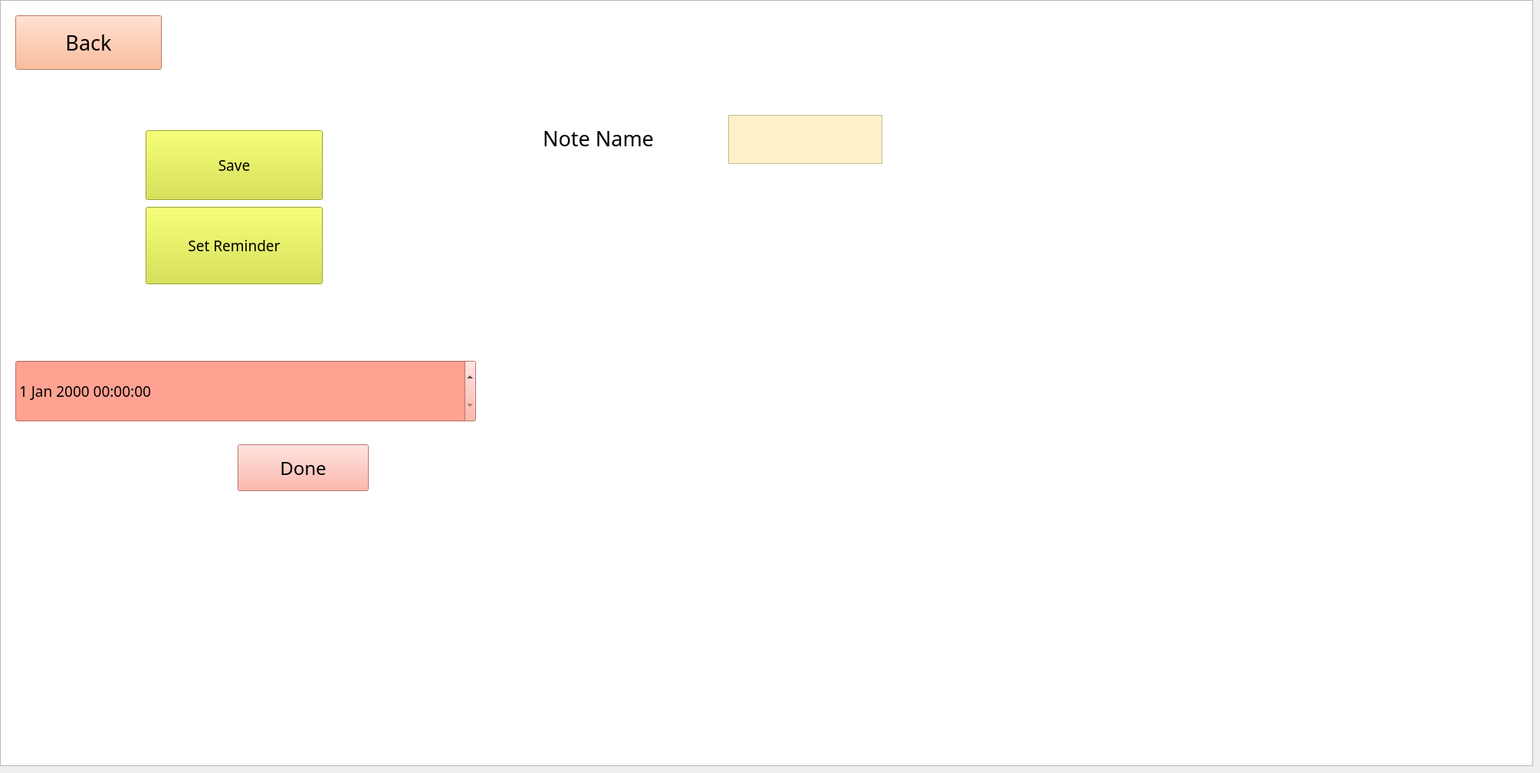
    <widget class="QWidget" name="page_5">
     <widget class="QLabel" name="label_3">
      <property name="geometry">
       <rect>
        <x>630</x>
        <y>150</y>
        <width>301</width>
        <height>61</height>
       </rect>
      </property>
      <property name="font">
       <font>
        <family>Edwardian Script ITC</family>
        <pointsize>20</pointsize>
       </font>
      </property>
      <property name="styleSheet">
       <string notr="true">background-color: rgb(0, 0, 0,0);</string>
      </property>
      <property name="text">
       <string>Note Name</string>
      </property>
      <property name="alignment">
       <set>Qt::AlignCenter</set>
      </property>
     </widget>
     <widget class="QTextEdit" name="note_name_text_edit">
      <property name="geometry">
       <rect>
        <x>950</x>
        <y>150</y>
        <width>201</width>
        <height>64</height>
       </rect>
      </property>
      <property name="font">
       <font>
        <family>Edwardian Script ITC</family>
        <pointsize>12</pointsize>
       </font>
      </property>
      <property name="styleSheet">
       <string notr="true">background-color: rgb(255, 240, 199);</string>
      </property>
     </widget>
     <widget class="QGraphicsView" name="graphicsView_6">
      <property name="geometry">
       <rect>
        <x>0</x>
        <y>0</y>
        <width>2000</width>
        <height>1000</height>
       </rect>
      </property>
      <property name="styleSheet">
       <string notr="true">background-image: url(:/newPrefix/writing-pad-3583553_1280.jpg);</string>
      </property>
     </widget>
     <widget class="QDateTimeEdit" name="reminder_dateTime_edit">
      <property name="geometry">
       <rect>
        <x>20</x>
        <y>470</y>
        <width>601</width>
        <height>81</height>
       </rect>
      </property>
      <property name="font">
       <font>
        <family>Edwardian Script ITC</family>
        <pointsize>14</pointsize>
       </font>
      </property>
      <property name="styleSheet">
       <string notr="true">background-color: rgb(255, 162, 146);</string>
      </property>
     </widget>
     <widget class="QPushButton" name="dateTime_edit_done_button">
      <property name="geometry">
       <rect>
        <x>310</x>
        <y>580</y>
        <width>171</width>
        <height>61</height>
       </rect>
      </property>
      <property name="font">
       <font>
        <family>Edwardian Script ITC</family>
        <pointsize>18</pointsize>
       </font>
      </property>
      <property name="styleSheet">
       <string notr="true">background-color: rgb(255, 162, 146);</string>
      </property>
      <property name="text">
       <string>Done</string>
      </property>
     </widget>
     <widget class="QPushButton" name="back_newnote_page">
      <property name="geometry">
       <rect>
        <x>20</x>
        <y>20</y>
        <width>191</width>
        <height>71</height>
       </rect>
      </property>
      <property name="font">
       <font>
        <family>Edwardian Script ITC</family>
        <pointsize>20</pointsize>
       </font>
      </property>
      <property name="styleSheet">
       <string notr="true">background-color: rgb(255, 170, 127);</string>
      </property>
      <property name="text">
       <string>Back</string>
      </property>
     </widget>
     <widget class="QPlainTextEdit" name="page_newnote_note_textedit">
      <property name="geometry">
       <rect>
        <x>670</x>
        <y>220</y>
        <width>471</width>
        <height>591</height>
       </rect>
      </property>
      <property name="font">
       <font>
        <family>Edwardian Script ITC</family>
        <pointsize>18</pointsize>
       </font>
      </property>
      <property name="styleSheet">
       <string notr="true">background-color: rgb(0, 0, 0, 0);
border-color: rgb(0, 0, 0, 0);</string>
      </property>
      <property name="frameShape">
       <enum>QFrame::NoFrame</enum>
      </property>
     </widget>
     <widget class="QPushButton" name="page_newnote_save_button">
      <property name="geometry">
       <rect>
        <x>190</x>
        <y>170</y>
        <width>231</width>
        <height>91</height>
       </rect>
      </property>
      <property name="sizePolicy">
       <sizepolicy hsizetype="Minimum" vsizetype="Expanding">
        <horstretch>0</horstretch>
        <verstretch>0</verstretch>
       </sizepolicy>
      </property>
      <property name="font">
       <font>
        <family>Edwardian Script ITC</family>
        <pointsize>14</pointsize>
       </font>
      </property>
      <property name="styleSheet">
       <string notr="true">background-color: rgb(212, 226, 49);</string>
      </property>
      <property name="text">
       <string>Save</string>
      </property>
     </widget>
     <widget class="QPushButton" name="page_newnote_reminder_button">
      <property name="geometry">
       <rect>
        <x>190</x>
        <y>270</y>
        <width>231</width>
        <height>101</height>
       </rect>
      </property>
      <property name="sizePolicy">
       <sizepolicy hsizetype="Minimum" vsizetype="Expanding">
        <horstretch>0</horstretch>
        <verstretch>0</verstretch>
       </sizepolicy>
      </property>
      <property name="font">
       <font>
        <family>Edwardian Script ITC</family>
        <pointsize>14</pointsize>
       </font>
      </property>
      <property name="styleSheet">
       <string notr="true">background-color: rgb(212, 226, 49);</string>
      </property>
      <property name="text">
       <string>Set Reminder</string>
      </property>
     </widget>
     <zorder>graphicsView_6</zorder>
     <zorder>label_3</zorder>
     <zorder>note_name_text_edit</zorder>
     <zorder>splitter</zorder>
     <zorder>verticalLayoutWidget_2</zorder>
     <zorder>reminder_dateTime_edit</zorder>
     <zorder>dateTime_edit_done_button</zorder>
     <zorder>page_newnote_save_button</zorder>
     <zorder>page_newnote_reminder_button</zorder>
     <zorder>back_newnote_page</zorder>
     <zorder>page_newnote_note_textedit</zorder>
    </widget>
